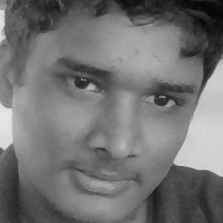
#> input picture Facedet/dataset/user.1.0.jpg, 223 x 223 px
$ python -i NameFind.py   (imports and definitions only)
#> lines starting #> are read from the running program, lines starting #| are printed output that depends on the picture; long printed decimals are rounded
'''
Jaya Prakash - 33
Associated with facedet1 program,has two xml files also
Working
'''
import cv2
import math
import  time

now_time = time.clock()

face = cv2.CascadeClassifier('haarcascade_frontalcatface.xml')
glass_cas = cv2.CascadeClassifier('haarcascade_eye_tree_eyeglasses.xml')

WHITE = [255, 255, 255]

def FileRead():
    Info = open("Names.txt", "r")                       # Open th text file in readmode
#> (reads Facedet/Names.txt from the repository)
    NAME = []                                           # The tuple to store Names
    while (True):                                       # Read all the lines in the file and store them in two tuples
        Line = Info.readline()
        if Line == '':
            break
        NAME.append (Line.split(",")[1].rstrip())

    return NAME                                     # Return the two tuples

Names = FileRead()                                 # Run the above Function to get the ID and Names Tuple

#     ------------------- FUNCTION TO FIND THE NAME  -----------------------------------------------------------


# [98 lines left out: functions ID2Name, AddName, DispID, draw_box, DispID2, DispID3, not called in this run]


def DrawBox(Image, x, y, w, h):
    cv2.rectangle(Image, (x, y), (x + w, y + h), (255, 255, 255), 1)     # Draw a rectangle arround the face

# ----------------------------- THIS FUNCTION TAKES IN SPEC CASCADE, FACE CASCADE AND AN IMAGE
# ------------------------- IT RETURNS A CROPPED FACE AND IF POSSIBLE STRAIGHTENS THE TILT OF THE HEAD


def DetectEyes(Image):
    Theta = 0
    rows, cols = Image.shape
    glass = glass_cas.detectMultiScale(Image)                                               # This ditects the eyes
    for (sx, sy, sw, sh) in glass:
        if glass.shape[0] == 2:                                                             # The Image should have 2 eyes
            if glass[1][0] > glass[0][0]:
                DY = ((glass[1][1] + glass[1][3] / 2) - (glass[0][1] + glass[0][3] / 2))    # Height diffrence between the glass
                DX = ((glass[1][0] + glass[1][2] / 2) - glass[0][0] + (glass[0][2] / 2))    # Width diffrance between the glass
            else:
                DY = (-(glass[1][1] + glass[1][3] / 2) + (glass[0][1] + glass[0][3] / 2))   # Height diffrence between the glass
                DX = (-(glass[1][0] + glass[1][2] / 2) + glass[0][0] + (glass[0][2] / 2))   # Width diffrance between the glass

            if (DX != 0.0) and (DY != 0.0):                                                 # Make sure the the change happens only if there is an angle
                Theta = math.degrees(math.atan(round(float(DY) / float(DX), 2)))            # Find the Angle
                print ("Theta  " + str(Theta))

                M = cv2.getRotationMatrix2D((cols / 2, rows / 2), Theta, 1)                 # Find the Rotation Matrix
                Image = cv2.warpAffine(Image, M, (cols, rows))
                # cv2.imshow('ROTATED', Image)                                              # UNCOMMENT IF YOU WANT TO SEE THE

                Face2 = face.detectMultiScale(Image, 1.3, 5)                                # This detects a face in the image
                for (FaceX, FaceY, FaceWidth, FaceHeight) in Face2:
                    CroppedFace = Image[FaceY: FaceY + FaceHeight, FaceX: FaceX + FaceWidth]
                    return CroppedFace


def tell_time_passed():
    print ('TIME PASSED ' + str(round(((time.clock() - now_time)/60), 2)) + ' MINS')

>>> import cv2
>>> picture = cv2.imread('dataset/user.1.0.jpg', cv2.IMREAD_GRAYSCALE)
#> picture is the input picture: shape (223, 223); min 3, max 232, mean 114.5
>>> result = DetectEyes(picture)
#> in DetectEyes, `glass = glass_cas.detectMultiScale(Image)`: glass = [[56, 58, 49, 49], [139, 79, 44, 44]]
#> the loop in DetectEyes, `for (sx, sy, sw, sh) in glass:` made 1 pass
#> (sx, sy, sw, sh, DY, DX, Theta, M) on pass 1: (56, 58, 49, 49, 18.5, 129.5, 7.97, [[0.99, 0.139, -14.38], [-0.139, 0.99, 16.54]])
#| Theta  7.970
#> pass 1, in DetectEyes, `Image = cv2.warpAffine(Image, M, (cols, rows))`:
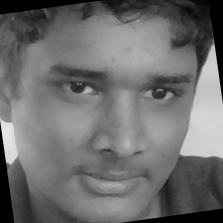
#> Image: shape (223, 223); min 0, max 231, mean 109.5
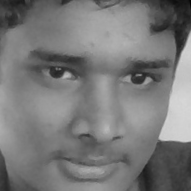
#> result: shape (191, 191); min 0, max 215, mean 120.7
